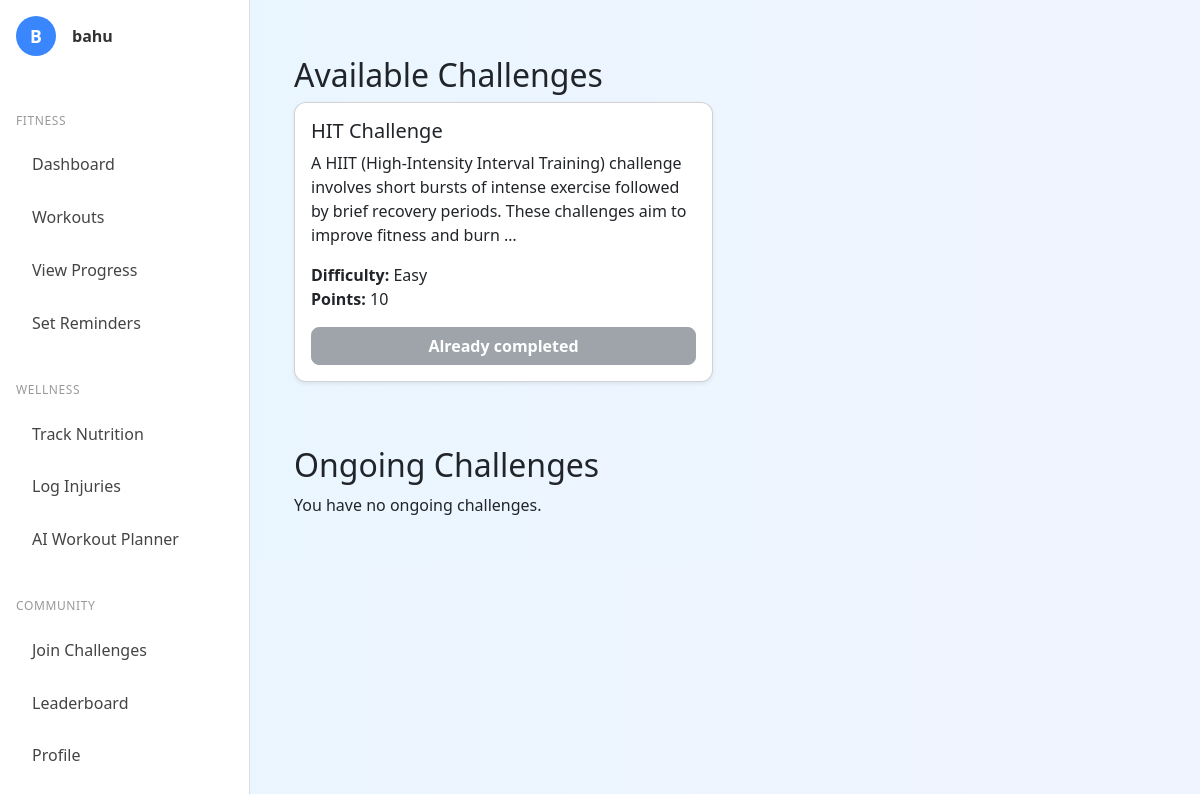
Page /challenges/ (signed in) on the earlier database version.
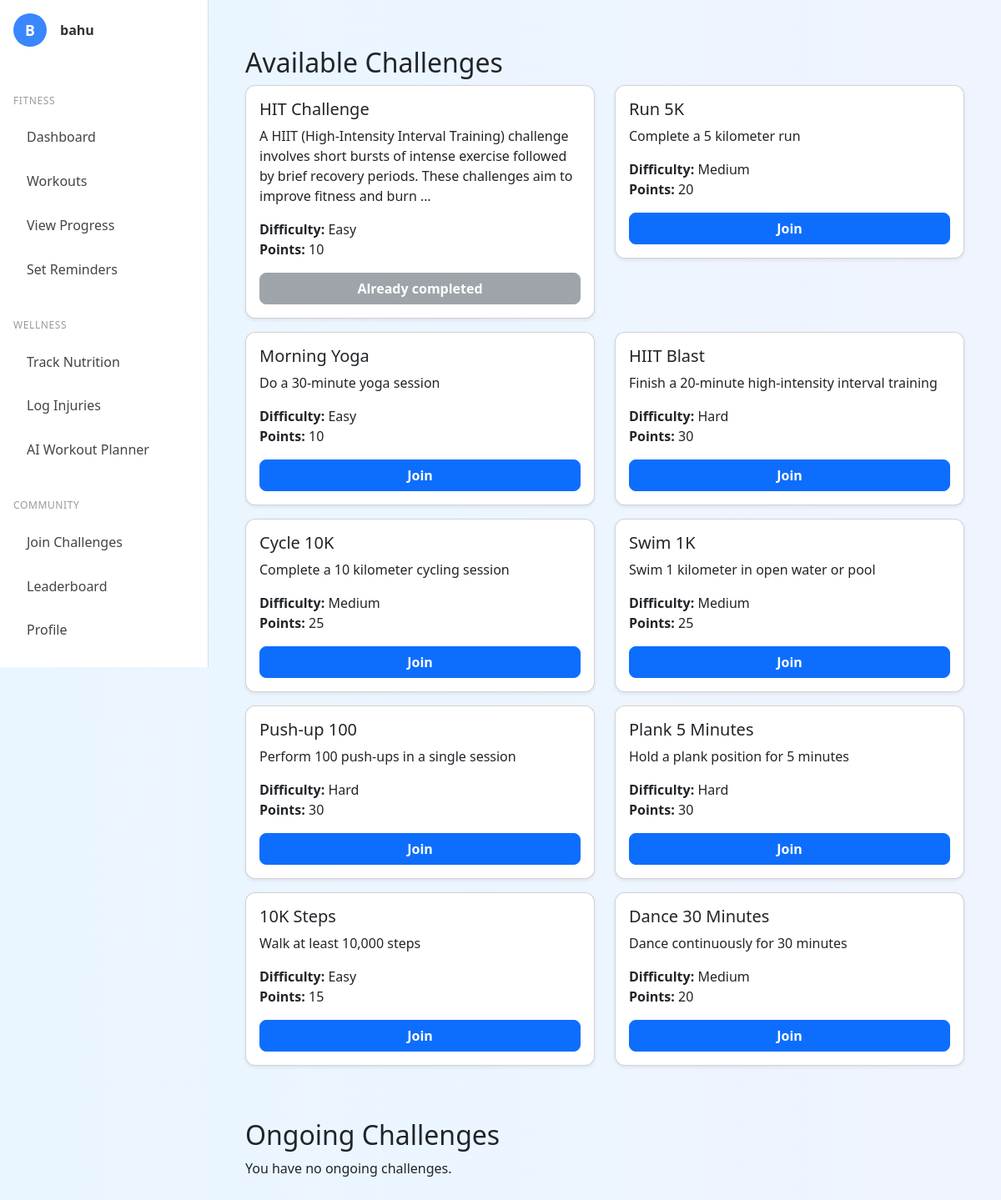
Same page on the later database version.
### challenges/models.py (models this page shows, shortened)
class Challenge(models.Model):
    EASY = 'E'
    MEDIUM = 'M'
    HARD = 'H'
    DIFFICULTY_CHOICES = [
        (EASY, 'Easy'),
        (MEDIUM, 'Medium'),
        (HARD, 'Hard'),
    ]
    title = models.CharField(max_length=200)
    description = models.TextField()
    difficulty = models.CharField(
        max_length=1,
        choices=DIFFICULTY_CHOICES,
        default=EASY,
    )
    point_value = models.PositiveIntegerField(
        default=10,
        help_text='Points awarded upon completion'
    )

### challenges/views.py (the view)
# urls.py: path('',          views.challenge_list, name='list'),
@login_required
def challenge_list(request):
    all_challenges = Challenge.objects.all()
    participations = Participation.objects.filter(user=request.user, completed_at__isnull=True)
    joined_ids = participations.values_list('challenge_id', flat=True)
    completed_ids = Participation.objects.filter(user=request.user, completed_at__isnull=False).values_list('challenge_id', flat=True)
    return render(request, 'challenges/list.html', {
        'challenges': all_challenges,
        'joined': joined_ids,
        'participations': participations,
        'completed_ids': completed_ids,
    })

### challenges/templates/challenges/List.html
{% extends 'base.html' %}
{% block content %}
<div class="container mt-4">
    <h2>Available Challenges</h2>
    <div class="row">
        {% for c in challenges %}
        <div class="col-md-6 mb-3">
            <div class="card shadow-sm">
                <div class="card-body">
                    <h5 class="card-title">{{ c.title }}</h5>
                    <p>{{ c.description|truncatewords:25 }}</p>
                    <p>
                        <strong>Difficulty:</strong> {{ c.get_difficulty_display }}<br>
                        <strong>Points:</strong> {{ c.point_value }}
                    </p>
                    {% if c.pk in completed_ids %}
                    <button class="btn btn-secondary" disabled>
                        Already completed
                    </button>
                    {% elif c.pk in joined %}
                    <button class="btn btn-secondary" disabled>
                        Joined
                    </button>
                    {% else %}
                    <a href="{% url 'challenges:join' c.pk %}" class="btn btn-primary">
                        Join
                    </a>
                    {% endif %}
                </div>
            </div>
        </div>
        {% empty %}
        <p>No challenges available.</p>
        {% endfor %}
    </div>
    <div class="mt-5">
        <h2>Ongoing Challenges</h2>
        {% for p in participations %}
        <div class="card mb-3 shadow-sm">
            <div class="card-body d-flex justify-content-between align-items-center">
                <span>{{ p.challenge.title }}</span>
                <form method="post" action="{% url 'challenges:complete' p.id %}">
                    {% csrf_token %}
                    <button type="submit" class="btn btn-sm btn-success">
                        Complete
                    </button>
                </form>
            </div>
        </div>
        {% empty %}
        <p>You have no ongoing challenges.</p>
        {% endfor %}
    </div>
</div>
{% endblock %}

Differences in the rows shown:
added Challenge: title "Run 5K", description "Complete a 5 kilometer run", difficulty "Medium", point_value "20", shows "Join"
added Challenge: title "Morning Yoga", description "Do a 30-minute yoga session", difficulty "Easy", point_value "10", shows "Join"
added Challenge: title "HIIT Blast", description "Finish a 20-minute high-intensity interval training", difficulty "Hard", point_value "30", shows "Join"
added Challenge: title "Cycle 10K", description "Complete a 10 kilometer cycling session", difficulty "Medium", point_value "25", shows "Join"
added Challenge: title "Swim 1K", description "Swim 1 kilometer in open water or pool", difficulty "Medium", point_value "25", shows "Join"
added Challenge: title "Push-up 100", description "Perform 100 push-ups in a single session", difficulty "Hard", point_value "30", shows "Join"
added Challenge: title "Plank 5 Minutes", description "Hold a plank position for 5 minutes", difficulty "Hard", point_value "30", shows "Join"
added Challenge: title "10K Steps", description "Walk at least 10,000 steps", difficulty "Easy", point_value "15", shows "Join"
added Challenge: title "Dance 30 Minutes", description "Dance continuously for 30 minutes", difficulty "Medium", point_value "20", shows "Join"
